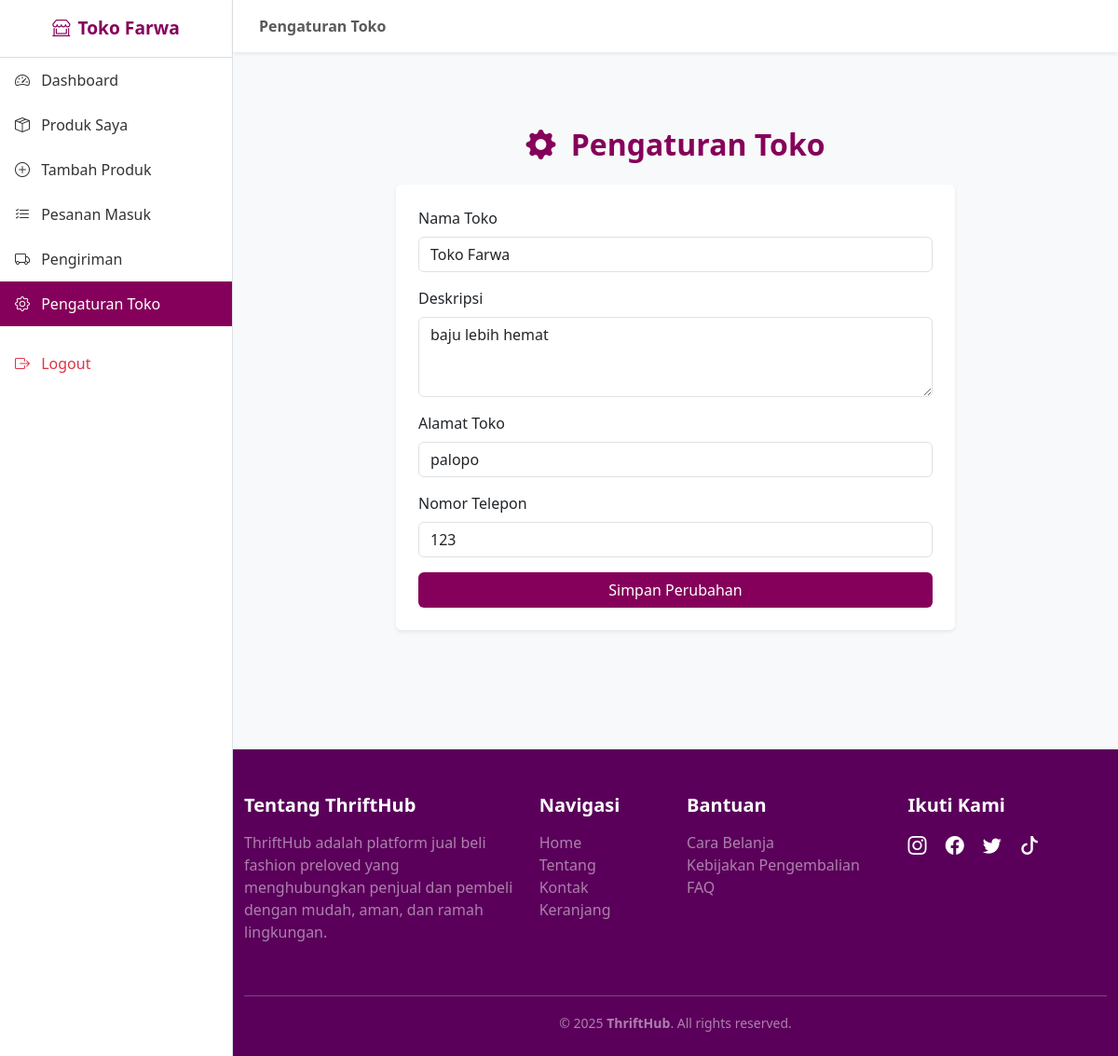
Page /index.php?url=store_settings (signed in) on the committed database.
### tables this page shows
CREATE TABLE `users` (
  `id` int(11) NOT NULL,
  `name` varchar(100) NOT NULL,
  `email` varchar(100) NOT NULL,
  `password` varchar(255) NOT NULL,
  `role` enum('admin','user') NOT NULL,
  `created_at` timestamp NOT NULL DEFAULT current_timestamp(),
  `is_seller` tinyint(1) DEFAULT 0,
  `nama_toko` varchar(100) DEFAULT NULL,
  `deskripsi_toko` text DEFAULT NULL,
  `telepon` varchar(20) DEFAULT NULL,
  `alamat_toko` varchar(100) DEFAULT NULL
);

### views/seller/store_settings.php (the view, shortened to what this page needs)
<?php
include 'config/database.php';
$user_id = $_SESSION['user']['id'];
$query = $conn->query("SELECT * FROM users WHERE id = $user_id");
$data = $query->fetch_assoc();
?>
<div class="container py-5">
  <h2 class="fw-bold text-center mb-4" style="color: #85005A;">
    <i class="bi bi-gear-fill me-2"></i> Pengaturan Toko
  </h2>
  <form action="controllers/proses_update_settings.php" method="POST" class="mx-auto shadow-sm p-4 rounded bg-white" style="max-width: 600px;">
    <div class="mb-3">
      <label class="form-label">Nama Toko</label>
      <input type="text" name="nama_toko" class="form-control" required value="<?= htmlspecialchars($data['nama_toko'] ?? '') ?>">
    </div>
    <div class="mb-3">
      <label class="form-label">Deskripsi</label>
      <textarea name="deskripsi" rows="3" class="form-control"><?= htmlspecialchars($data['deskripsi_toko'] ?? '') ?></textarea>
    </div>
    <div class="mb-3">
      <label class="form-label">Alamat Toko</label>
      <input type="text" name="alamat_toko" class="form-control" required value="<?= htmlspecialchars($data['alamat_toko'] ?? '') ?>">
    </div>
    <div class="mb-3">
      <label class="form-label">Nomor Telepon</label>
      <input type="text" name="telepon" class="form-control" value="<?= htmlspecialchars($data['telepon'] ?? '') ?>">
    </div>
   <button type="submit" class="btn w-100 text-white" style="background-color: #85005A;">Simpan Perubahan</button>
  </form>
</div>
<?php
include __DIR__ . '/../layouts/admin_store_dashboard.php';
?>

### views/layouts/admin_store_dashboard.php (style rules this page uses)
body { font-family: 'Segoe UI', sans-serif; background-color: #f8f9fa; }

### rows in the picture
users: nama_toko "Toko Farwa", deskripsi "baju lebih hemat", alamat_toko "palopo", telepon "123"

### other values in the picture
$nama_toko "Toko Farwa"
$label "Dashboard Produk Saya Tambah Produk Pesanan Masuk Pengiriman Pengaturan Toko"
$title "Pengaturan Toko"
